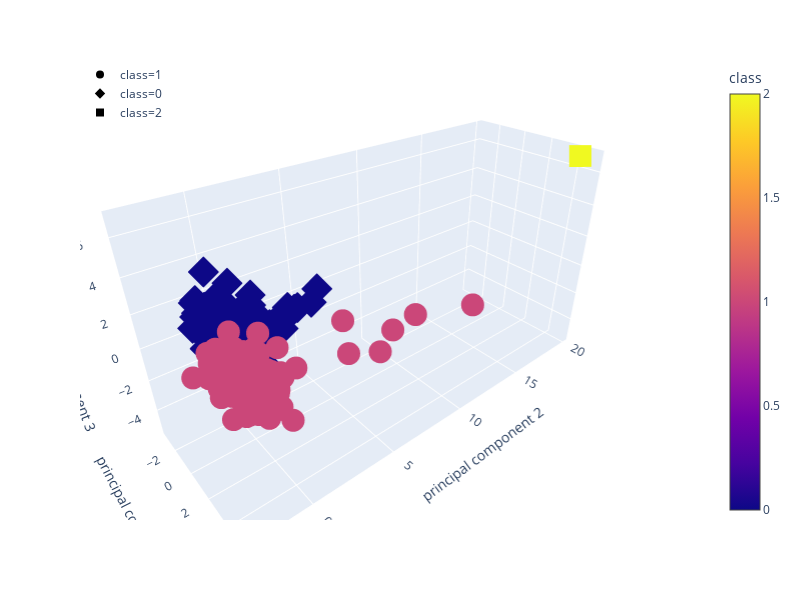

This figure's notebook cell:
### Code cell
fig = px.scatter_3d(
    df_success_pca,
    x="principal component 1",
    y="principal component 2",
    z="principal component 3",
    color="class",
    symbol="class",
    #size="sepal_width",
    width=800,
)
fig.update_layout(legend=dict(x=0, y=1))
fig.show()

### Figure 1 — Plotly figure (JSON) as saved in the notebook; plotly's stock layout.template omitted (floating-point values rounded to 4 significant figures; data arrays with more than 128 entries replaced by an {"elided": "..."} marker saying what was removed)
{"data": [{"hoverlabel": {"namelength": 0}, "hovertemplate": "class=%{marker.color}<br>principal component 1=%{x}<br>principal component 2=%{y}<br>principal component 3=%{z}", "legendgroup": "class=1", "marker": {"color": {"elided": "238 int values"}, "coloraxis": "coloraxis", "symbol": "circle"}, "mode": "markers", "name": "class=1", "scene": "scene", "showlegend": true, "type": "scatter3d", "x": {"elided": "238 float values"}, "y": {"elided": "238 float values"}, "z": {"elided": "238 float values"}}, {"hoverlabel": {"namelength": 0}, "hovertemplate": "class=%{marker.color}<br>principal component 1=%{x}<br>principal component 2=%{y}<br>principal component 3=%{z}", "legendgroup": "class=0", "marker": {"color": {"elided": "262 int values"}, "coloraxis": "coloraxis", "symbol": "diamond"}, "mode": "markers", "name": "class=0", "scene": "scene", "showlegend": true, "type": "scatter3d", "x": {"elided": "262 float values"}, "y": {"elided": "262 float values"}, "z": {"elided": "262 float values"}}, {"hoverlabel": {"namelength": 0}, "hovertemplate": "class=%{marker.color}<br>principal component 1=%{x}<br>principal component 2=%{y}<br>principal component 3=%{z}", "legendgroup": "class=2", "marker": {"color": [2], "coloraxis": "coloraxis", "symbol": "square"}, "mode": "markers", "name": "class=2", "scene": "scene", "showlegend": true, "type": "scatter3d", "x": [4.423], "y": [19.74], "z": [6.846]}], "layout": {"coloraxis": {"colorbar": {"title": {"text": "class"}}, "colorscale": [[0, "#0d0887"], [0.1111, "#46039f"], [0.2222, "#7201a8"], [0.3333, "#9c179e"], [0.4444, "#bd3786"], [0.5556, "#d8576b"], [0.6667, "#ed7953"], [0.7778, "#fb9f3a"], [0.8889, "#fdca26"], [1, "#f0f921"]]}, "height": 600, "legend": {"tracegroupgap": 0, "x": 0, "y": 1}, "margin": {"t": 60}, "scene": {"aspectmode": "auto", "aspectratio": {"x": 0.6405, "y": 1.707, "z": 0.9148}, "camera": {"center": {"x": 0, "y": 0, "z": 0}, "eye": {"x": 1.419, "y": -1.205, "z": 1.105}, "projection": {"type": "perspective"}, "up": {"x": 0, "y": 0, "z": 1}}, "domain": {"x": [0, 0.98], "y": [0, 1]}, "xaxis": {"title": {"text": "principal component 1"}, "type": "linear"}, "yaxis": {"title": {"text": "principal component 2"}, "type": "linear"}, "zaxis": {"title": {"text": "principal component 3"}, "type": "linear"}}, "width": 800}}
